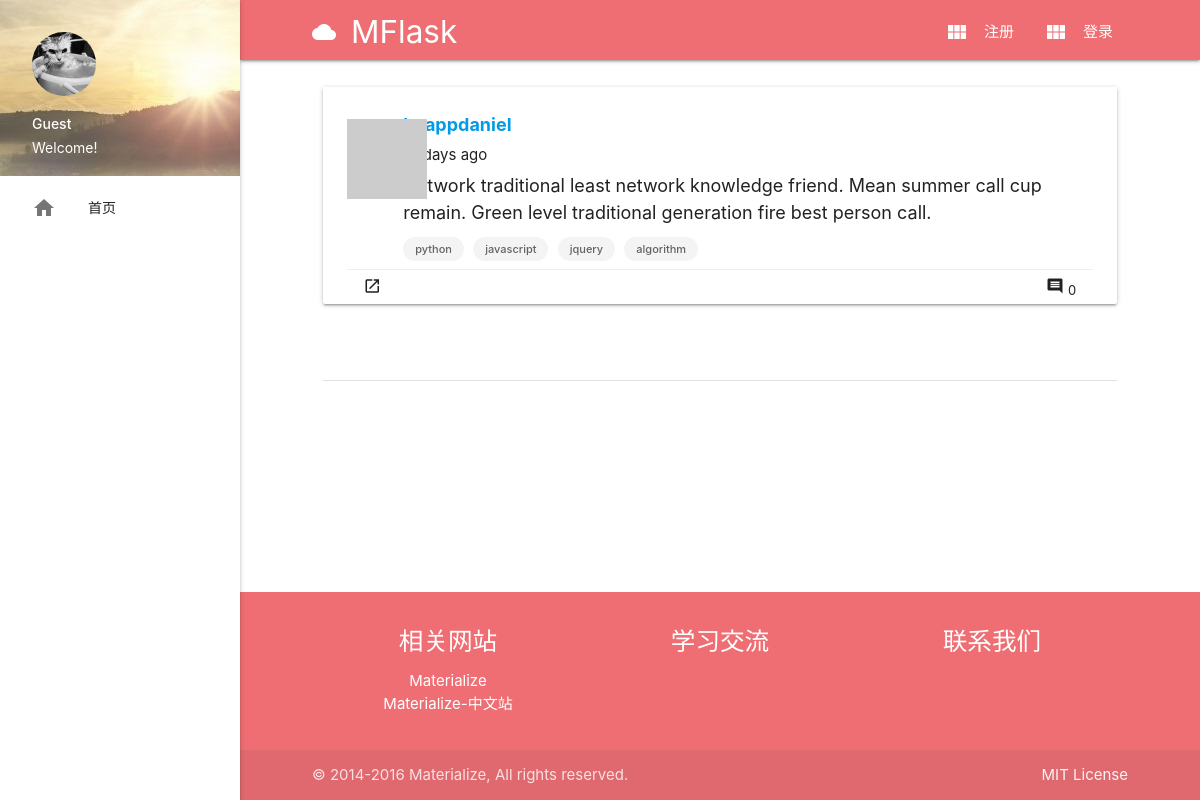
/post/38, run on the app's committed database.
### app/models.py (models this page shows, shortened)
class User(UserMixin, db.Model):
    __tablename__ = 'users'
    id = db.Column(db.Integer, primary_key=True)
    email = db.Column(db.String(64), unique=True, index=True)
    username = db.Column(db.String(64), unique=True, index=True)
    role_id = db.Column(db.Integer, db.ForeignKey('roles.id'))
    password_hash = db.Column(db.String(128))
    confirmed = db.Column(db.Boolean, default=False)
    name = db.Column(db.String(64))
    location = db.Column(db.String(64))
    about_me = db.Column(db.Text())
    member_since = db.Column(db.DateTime(), default=datetime.utcnow)
    last_seen = db.Column(db.DateTime(), default=datetime.utcnow)
    avatar_hash = db.Column(db.String(32))
    posts = db.relationship('Post', backref='author', lazy='dynamic')
    followed = db.relationship('Follow',
                               foreign_keys=[Follow.follower_id],
                               backref=db.backref('follower', lazy='joined'),
                               lazy='dynamic',
                               cascade='all, delete-orphan')
    followers = db.relationship('Follow',
                                foreign_keys=[Follow.followed_id],
                                backref=db.backref('followed', lazy='joined'),
                                lazy='dynamic',
                                cascade='all, delete-orphan')
    comments = db.relationship('Comment', backref='author', lazy='dynamic')
    collections = db.relationship('Post',
                                  secondary=collect,
                                  backref=db.backref('collectors', lazy='dynamic'),
                                  lazy='dynamic')
    liked_posts = db.relationship('Post',
                                  secondary=like,
                                  backref=db.backref('likers', lazy='dynamic'),
                                  lazy='dynamic')
    items = db.relationship('Item', backref='author', cascade='all')
    @property
    def password(self):
        raise AttributeError('password is not a readable attribute')
    def gravatar(self, size=100, default='identicon', rating='g'):
        url = 'https://secure.gravatar.com/avatar'
        hash = self.avatar_hash or self.gravatar_hash()
        return '{url}/{hash}?s={size}&d={default}&r={rating}'.format(
            url=url, hash=hash, size=size, default=default, rating=rating)
    def collect(self, post):
        if not self.is_collecting(post):
            self.collections.append(post)
            db.session.add(self)
    def like(self, post):
        if not self.is_liking(post):
            self.liked_posts.append(post)
            db.session.add(self)

class Post(db.Model):
    __tablename__ = 'posts'
    id = db.Column(db.Integer, primary_key=True)
    body = db.Column(db.Text)
    timestamp = db.Column(db.DateTime, index=True, default=datetime.utcnow)
    author_id = db.Column(db.Integer, db.ForeignKey('users.id'))
    rank = db.Column(db.Float, default=0, index=True)
    comments = db.relationship('Comment', backref='post', lazy='dynamic')
    tags = db.relationship('Tag',
                           secondary=posttags,
                           backref=db.backref('posts', lazy='dynamic'),
                           lazy='dynamic')

class Tag(db.Model):
    __tablename__ = 'tags'
    id = db.Column(db.Integer, primary_key=True)
    name = db.Column(db.String(64))
    rank = db.Column(db.Integer, default=0)

### app/main/views.py (the view, shortened to what this page needs)
@main.route('/post/<int:id>', methods=['GET', 'POST'])
def post(id):
    post = Post.query.get_or_404(id)
    form = CommentForm()
    page = request.args.get('page', 1, type=int)
    pagination = post.comments.order_by(Comment.timestamp.desc()).paginate(
        page, per_page=current_app.config['FLASKY_COMMENTS_PER_PAGE'],
        error_out=False)
    comments = pagination.items
    return render_template('post.html', post=post, form=form, comments=comments)

### app/auth/views.py (called while the page is built)
@auth.before_app_request
def before_request():
    if current_user.is_authenticated:
        current_user.ping()
        if not current_user.confirmed \
                and request.endpoint \
                and request.blueprint != 'auth'\
                and request.endpoint != 'static':
            return redirect(url_for('auth.unconfirmed'))

### app/main/__init__.py (called while the page is built)
@main.app_context_processor
def inject_permissions():
    return dict(Permission=Permission)

### app/models.py (called while the page is built)
    def can(self, permissions):
        return False

    def is_administrator(self):
        return False

### app/templates/post.html (shortened to what this page needs)
{% extends "base.html" %}
{% import "_macros.html" as macros %}
{% block content %}
<main>
    <div class="container">
        <div class="row">
            <ul class="col s12 m12 l12 posts">
                {% include '_post.html' %}
            </ul>
            <ul class="col s12 m12 l12">
            </ul>
            <ul class="col s12 m12 l12">
                <ul class="comments">
                </ul>
            </ul>
        </div>
    </div>
</main>
{% endblock %}

### app/templates/_post.html (shortened to what this page needs)
<div class="card post-card">
    <div class="post-thumbnail">
        <a href="{{ url_for('.user', username=post.author.username) }}">
            <img class="profile-thumbnail" src="{{ post.author.gravatar(size=40) }}">
        </a>
    </div>
    <div class="post-content">
        <div class="post-author"><a href="{{ url_for('.user', username=post.author.username) }}">{{ post.author.username }}</a></div>
        <div class="post-date">{{ moment(post.timestamp).fromNow() }}</div>
        <div class="post-body">{{ post.body }}</div>
        {% for tag in post.tags %}
        <a href="{{ url_for('.tag', tagname=tag.name) }}" class="chip">{{ tag.name }}</a>
        {% endfor %}
    </div>
    <div class="post-footer">
        <ul class="">
            <a class="waves-effect waves-teal btn-small btn-flat" href="{{ url_for('.post', id=post.id) }}">
                <i class="material-icons">launch</i>
            </a>
            <a class="waves-effect waves-teal btn-small btn-flat right" href="{{ url_for('.post', id=post.id) }}">
                <i class="material-icons" id="collect-btn">comment</i>
                <span class="comment-num">{{ post.comments.count() }}</span>
            </a>
        </ul>
    </div>
</div>

### app/static/css/styles.css (style rules this page uses)
header, main, footer { padding-left: 240px; }
.container { width: 85%; }
body { display: flex; min-height: 100vh; flex-direction: column; }
main { flex: 1 0 auto; }
div.post-card { padding: 24px 24px 2px 24px; }
div.post-thumbnail { position: absolute; top:32px; }
div.post-content { padding-left: 56px; }
div.post-content div { padding-bottom: 6px; }
div.post-content .chip { height: 24px; line-height: 24px; margin-top: 5px; margin-bottom: 0; font-size: 11px; background-color: #f4f4f4; }
div.post-author { font-size: 1.2em; font-weight: bold; }
div.post-body { font-size: 1.2em; }
div.post-footer { border-top: 1px solid #eeeeee; margin-top: 8px; }
div.post-footer ul { margin-bottom: 0px; margin-top: 0px; }
div.post-footer .waves-effect { background-color: #fff; color: #212121 }
ul.comments { border-top: 1px solid #e0e0e0; }

### data on the page
User: author.username "knappdaniel"
Post: timestamp "12 days ago", body "Network traditional least network knowledge friend. Mean summer call cup remain. Green level traditional generation fire best person call."
Tag: name "python"
Tag: name "javascript"
Tag: name "jquery"
Tag: name "algorithm"

### other printed values
{{ post.comments.count() }} "0"
